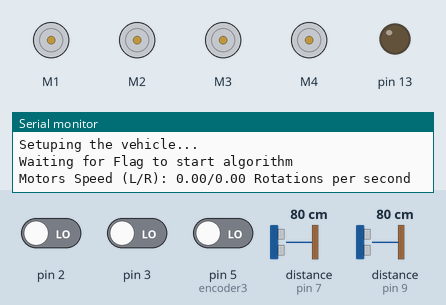
Recording of a sketch running on a simulated Arduino Uno, built with avr-gcc and run on an emulated ATmega328P. On the bench: 4 × DC motor (green arrow = forward, orange = backward, longer = faster), output pins drawn as LEDs (lit = HIGH), the last lines printed to the serial monitor. Wiring (inferred from the names in the program): 2 × ultrasonic range finder: trigger pin 6, echo pin 7 / trigger pin 8, echo pin 9. The inputs (shaded band) are chosen by the test bench; at power-on: distance to the obstacle (sensors on pin 7, pin 9) 80 cm, pin 5 (encoder3) LOW, pin 2 LOW, pin 3 LOW. The echo pulse lasts 58.3 µs per cm; pins used as bus, display or sensor lines are not drawn.

Above: at 1.2 s.
1.3 s: distance to the obstacle (sensor on pin 7) set to 2 cm
3.2 s: pin 5 (encoder3) driven HIGH
At 4.2 s:
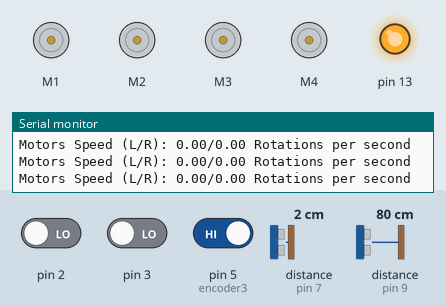
4.7 s: pin 5 (encoder3) driven LOW
At 5.4 s:
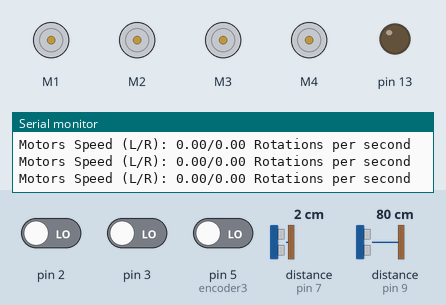
Timing chart, 0 to 7.7 s (numbered marks = the images above; inputs shaded):
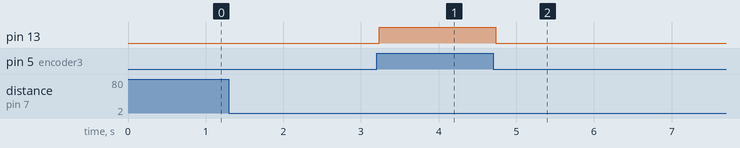

The sketch:

sketch_Autonomous_Car.ino
```cpp
#include <TimerOne.h>
//#include <Wire.h>
#include <Adafruit_MotorShield.h>

// Create the motor shield object with the default I2C address
Adafruit_MotorShield AFMS = Adafruit_MotorShield();
// Or, create it with a different I2C address (say for stacking)
// Adafruit_MotorShield AFMS = Adafruit_MotorShield(0x61);

// Assign 'port' M1, M2, M3 or M4.
Adafruit_DCMotor *Motor1 = AFMS.getMotor(1);
Adafruit_DCMotor *Motor2 = AFMS.getMotor(2);
Adafruit_DCMotor *Motor3 = AFMS.getMotor(3);
Adafruit_DCMotor *Motor4 = AFMS.getMotor(4);

// defines Sonar pins numbers
const int frontTrigPin = 6;
const int frontEchoPin = 7;
const int rearTrigPin = 8;
const int rearEchoPin = 9;

// defines  Sonar variables
float Distance[2] = {0.1,0.1}; //0 for front distance; 1 for rear distance

// Control variables
float Front_Ref, Front_Error, Front_Error_Prev=0, Front_Error_Diferential_Prev=0, Front_Error_Diferential, Front_Error_Integral, u, Kp=100, Kd=200, Ki=100;

// Encoder variables
const int encoder0 = 2; // input pin for the interrupter
const int encoder1 = 3; // input pin for the interrupter
const int encoder2 = 4; // input pin for the interrupter
const int encoder3 = 5; // input pin for the interrupter
int detectState3=0; // Variable for reading the encoder status
unsigned int counter0=0; // counter for number of encoder triggers
unsigned int counter1=0; // counter for number of encoder triggers
float rotation0=0;
float rotation1=0;

// Flags:
bool start = 0, Calibrated_Initial_Speed = 0;

// Calibration parameters
int *Initial_Speed;


void setup() {
  Serial.begin(9600);           // set up Serial library at 9600 bps
  Serial.println("Setuping the vehicle...");

  AFMS.begin();  // create with the default frequency 1.6KHz
  //AFMS.begin(1000);  // OR with a different frequency, say 1KHz

  // Set the speed to start, from 0 (off) to 255 (max speed)
  Motor1->setSpeed(150);
  Motor1->run(FORWARD);
  Motor1->run(RELEASE);

  Motor2->setSpeed(150);
  Motor2->run(FORWARD);
  Motor2->run(RELEASE);

  Motor3->setSpeed(150);
  Motor3->run(FORWARD);
  Motor3->run(RELEASE);

  Motor4->setSpeed(150);
  Motor4->run(FORWARD);
  Motor4->run(RELEASE);

  pinMode(frontTrigPin, OUTPUT); // Sets the trigPin as an Output
  pinMode(frontEchoPin, INPUT); // Sets the echoPin as an Input
  pinMode(rearTrigPin, OUTPUT); // Sets the trigPin as an Output
  pinMode(rearEchoPin, INPUT); // Sets the echoPin as an Input


  //Set input pins for encoders
  pinMode(encoder3, INPUT);

  //Set pin 13 as output LED
  pinMode(13, OUTPUT);

  // Setup timed interrupts for encoders
  Timer1.initialize(1000000); // set timer for 1sec
  attachInterrupt(0, docount0, RISING);  // increase counter when speed sensor pin goes High
  attachInterrupt(1, docount1, RISING);  // increase counter when speed sensor pin goes High
  Timer1.attachInterrupt( timerIsr ); // enable the timer

  Serial.println("Waiting for Flag to start algorithm");

}

// ########################## functions #######################

int drive(int l, int r){

  char lDirection, rDirection;
  if (l >= 0){
    lDirection = FORWARD;
  }
  else{
    lDirection = BACKWARD;
  }
  if (r >= 0){
    rDirection = FORWARD;
  }
  else{
    rDirection = BACKWARD;
  }

  if (abs(l) > 255 || abs(r) > 255){
  Serial.println("Error: Drive input value is greater than 255");
  //return 1;
    if (abs(l) > 255)
    l=255;
    if (abs(r) > 255)
    r=255;
  }

  Motor1->setSpeed(abs(l));
  Motor1->run(lDirection);

  Motor2->setSpeed(abs(l));
  Motor2->run(lDirection);

  Motor3->setSpeed(abs(r));
  Motor3->run(rDirection);

  Motor4->setSpeed(abs(r));
  Motor4->run(rDirection);
  return 0;
}


float * GetSonar(){

// defines  Sonar variables
long frontDuration;
long rearDuration;
static float Distance_meassured[2]; //0 for front meassured distance; 1 for rear meassured distance

// ############# Checking front distance #########

// Clears the trigPin
digitalWrite(frontTrigPin, LOW);
delayMicroseconds(2);

// Sets the trigPin on HIGH state for 10 micro seconds
digitalWrite(frontTrigPin, HIGH);
delayMicroseconds(10);
digitalWrite(frontTrigPin, LOW);

// Reads the echoPin, returns the sound wave travel time in microseconds
frontDuration= pulseIn(frontEchoPin, HIGH);

// Sound velocity is 0.034 cm/usec
// Calculating the distance
Distance_meassured[0]= 0.01*frontDuration*0.034/2; //Distance in meters

// Prints the distance on the Serial Monitor
//Serial.print("Front Distance: ");
//Serial.println(Distance_meassured[0]);

// ############# Checking rear distance #########

// Clears the trigPin
digitalWrite(rearTrigPin, LOW);
delayMicroseconds(2);

// Sets the trigPin on HIGH state for 10 micro seconds
digitalWrite(rearTrigPin, HIGH);
delayMicroseconds(10);
digitalWrite(rearTrigPin, LOW);

// Reads the echoPin, returns the sound wave travel time in microseconds
rearDuration = pulseIn(rearEchoPin, HIGH);

// Sound velocity is 0.034 cm/usec
// Calculating the distance
Distance_meassured[1]= 0.01*rearDuration*0.034/2; //Distance in meters

// Prints the distance on the Serial Monitor
//Serial.print("Rear Distance: ");
//Serial.println(Distance_meassured[1]);

// ############# Wait 60 miliseconds between samplings ##############
delay(60);

return Distance_meassured;

}


void Smooth_Sonar(){
// ############# Filtering the sonar measurements #########

// Declaring array variable for sonar meassurement function
float *Distance_meassured = GetSonar();

// Low pass filter coeficient. (alpha = dt/tau). dt = Sonar sampling rate is 40 Hz. tau = above frequencies will be filtered.
float alpha=0.5;

Distance[0]= Distance[0] + alpha*(*Distance_meassured - Distance[0]);
Distance[1]= Distance[1] + alpha*(*(Distance_meassured+1) - Distance[1]);

/*
 * Ploting 4 signals to the plotter. To check the filter's performance.
Serial.print(*Distance_meassured);
Serial.print(',');
Serial.print(Distance[0]);
Serial.print(',');
Serial.print(*(Distance_meassured+1));
Serial.print(',');
Serial.println(Distance[1]);
*/

/*
Serial.println("Front , Rear Distances: ");
Serial.print(Distance[0]);
Serial.print(" , ");
Serial.println(Distance[1]);
*/
}


void Sonar_reading_check(){
  Smooth_Sonar();
  Serial.println("Front , Rear Distances: ");
  Serial.print(Distance[0]);
  Serial.print(",");
  Serial.println(Distance[1]);
}


int * Cal_initial_speed(){

  // ####################### Calibrating forward speed

  int i=0, j;
  for (j=0; j<50; j++){
  Smooth_Sonar();
  }
  float front = Distance[0];
  // While the car isn't moving => raise the velocity
  while (abs(front - Distance[0]) <= 0.02){
    drive(++i,++i);
    delay(500);
    Smooth_Sonar();
  }
  drive(0,0);
  delay(2000);
  Initial_Speed[0] = i; // Substitute forward initial speed
  Serial.println("Initial forward speed is calibrated");
  Serial.println("For reference, the last 2 Front Distance readings were: ");
  Serial.print(Distance[0]);
  Serial.print(" / ");
  Serial.println(front);


  // ######################## Calibrating backward speed

  for (j=0; j<50; j++){
  Smooth_Sonar();
  }
  front = Distance[0];
  i=0;
  // While the car isn't moving => raise the velocity
  while (abs(front - Distance[0]) <= 0.02){
    drive(--i,--i);
    delay(500);
    Smooth_Sonar();
  }
  drive(0,0);
  delay(2000);
  Initial_Speed[1] = i; // Substitute backward initial speed
  Serial.println("Initial backward speed is calibrated");
  Serial.println("For reference, the last 2 Front Distance readings were: ");
  Serial.print(Distance[0]);
  Serial.print(" / ");
  Serial.println(front);

  Calibrated_Initial_Speed = 1; // UnFlag the need for calibration
  return Initial_Speed;
}


void timerIsr(){
  Timer1.detachInterrupt();  //stop the timer
  rotation0 = ((float)counter0 / (float)20);  // divide by number of holes in Disc [rps]
  rotation1 = ((float)counter1 / (float)20);  // divide by number of holes in Disc [rps]
  display_encoder_reading();
  counter0=0;  //  reset counter to zero
  counter1=0;  //  reset counter to zero
  Timer1.attachInterrupt( timerIsr );  //enable the timer
}


void display_encoder_reading(){
  Serial.print("Motors Speed (L/R): ");
  Serial.print(rotation0);
  Serial.print("/");
  Serial.print(rotation1);
  Serial.println(" Rotations per second");
}


void docount0(){  // counts from the speed sensor
  counter0++;  // increase +1 the counter value
}


void docount1(){  // counts from the speed sensor
  counter1++;  // increase +1 the counter value
}


void loop() {

// ########################### Sonar reading check ###################
/*
Sonar_reading_check();
return;
*/
// ############################ Flag to Start algorithm ##############

while (start == 0) {
  Smooth_Sonar();
  if (Distance[0] <= 0.04) {
    start =1;
    Serial.println("Flag received - Starting algorithm");
  }
}

// ########################### Calibration ###########################
/*
// Calibrating the initiating wheels speed
if (Calibrated_Initial_Speed == 0){
  delay(2000);
  Serial.println("For reference, Front/Rear Distances are: ");
  Serial.print(Distance[0]);
  Serial.print(" / ");
  Serial.println(Distance[1]);
  Serial.println("Starting initial speed calibration");
  Initial_Speed = Cal_initial_speed();
  Serial.print("Calibration is done.\nInitial forward/backward speed is: ");
  Serial.print(Initial_Speed[0]);
  Serial.print(" / ");
  Serial.println(Initial_Speed[1]);
}
*/
// ########################### Algorithm #############################
/*
Smooth_Sonar(); // obtain distance values
Front_Ref= 0.70;
Front_Error= Front_Ref-Distance[0];
Front_Error_Diferential= (Front_Error + Front_Error_Prev)/2;
//Front_Error_Diferential= Front_Error_Diferential_Prev + 2* (Front_Error - Front_Error_Prev);
Front_Error_Integral= Front_Error_Integral + Front_Error/10; // Estimated sampling rate is 500 Hz
u= -1 * (Kp*Front_Error + Kd*Front_Error_Diferential + Ki*Front_Error_Integral);

//Serial.print(Front_Ref);
//Serial.print(",");
//Serial.print(Front_Error);
//Serial.print(",");
//Serial.print(Front_Error_Diferential);
//Serial.print(",");
//Serial.println(Front_Error_Integral);
//Serial.print(",");
//Serial.println(u);

// Save to previous step
Front_Error_Prev = Front_Error;
Front_Error_Diferential_Prev = Front_Error_Diferential;

// Perform output w/o calibration
drive(u,u);

/*
// Apply calibration and Perform output
if (u > 0){
  drive(u + Initial_Speed[0],u + Initial_Speed[0]);
}
else if (u < 0){
  drive(u + Initial_Speed[1],u + Initial_Speed[1]);
}
else{
  drive(0,0);
}
*/
delay(100);

// ############################ Encoder ########################

detectState3=digitalRead(encoder3);


   if (detectState3 == HIGH) { //If encoder output is high
      digitalWrite(13, HIGH); //Turn on the status LED
   }
   else {
      digitalWrite(13, LOW); //Turn off the status LED
   }

}
```

Measured:
- after the input at 3.2 s, pin 13: LOW → HIGH at once
- after the input at 4.7 s, pin 13: HIGH → LOW at once
